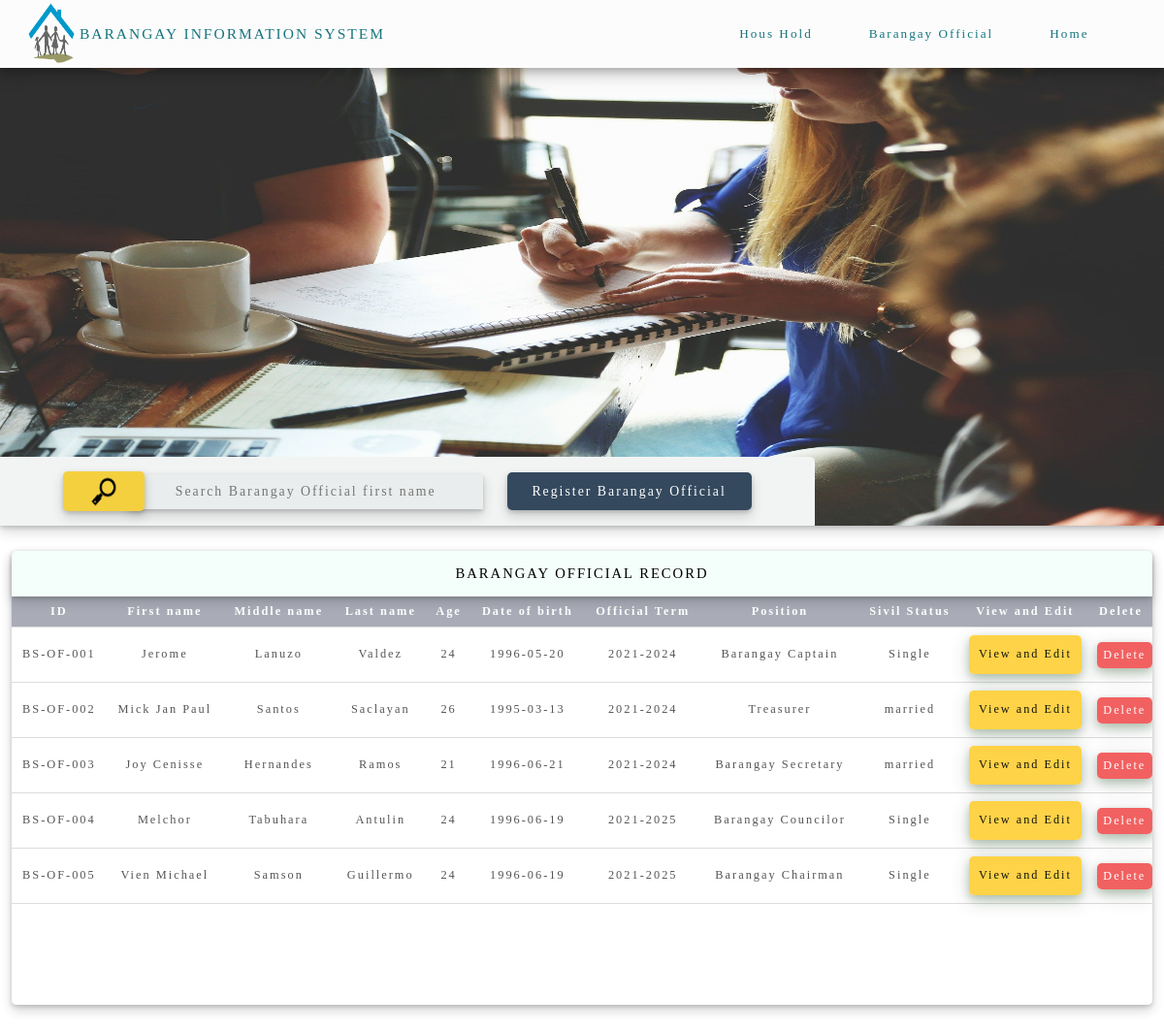
Screenshot of /HTML_FOLDER/BarangayOfficial.php (signed in) with the database file from the repository.
### tables this page shows
CREATE TABLE `barangay_official` (
  `Official_Id` varchar(20) NOT NULL,
  `Official_Fname` varchar(50) NOT NULL,
  `Official_Mname` varchar(50) NOT NULL,
  `Official_Lname` varchar(50) NOT NULL,
  `Official_Age` int(3) NOT NULL,
  `Official_DateBirth` varchar(50) NOT NULL,
  `Official_Term` varchar(50) NOT NULL,
  `Official_Position` varchar(50) NOT NULL,
  `Official_Status` varchar(20) NOT NULL,
  `Official_Profile` varchar(50) NOT NULL
);

### HTML_FOLDER/BarangayOfficial.php (the view, shortened to what this page needs)
<?php
	include('../PHP_FOLDER/DBconnection.php');
 ?>
<!DOCTYPE html>
<html>
<head>
	<link rel="stylesheet" type="text/css" href="../CSS_FOLDER/Style2.css">
</head>
<body>
	<div class="main">
		<div class="header">
			<div class="logo">
				<img src="../Images/BRGlogo.png">
				<labe class="logo_text">BARANGAY INFORMATION SYSTEM</label>
			</div>
			<div class="LabelLogo1"></div>
			<div class="LabelLogo2">
				<div class="child_labelLogo">
					<label class="Button"  id="House_HoldPage">Hous Hold</label>
				</div>
				<div class="child_labelLogo">
					<label class="Button" id="BarangayOfficialPage">Barangay Official</label>
				</div>
				<div class="child_labelLogo">
					<label class="Button_home" id="HomePage">Home</label>
				</div>
			</div>
	</div>
	<div class="content_new_BRG_Official">
		<div class="content_box_Official"></div>
		<div class="content_box_Official">
			<div class="box_official-child">
				<button class="btn_Official_search"><img src="../images/searchIcon.png" class="icon_Official_search" onclick="Search_Official();"></button>
				<input type="text" name="Search_Official"
				class="txt_Official_search" placeholder="Search Barangay Official first name"
				 id="search_official">
				<button class="Register_Official_btn"><a href="#open_registration" class="label_modal">Register Barangay Official</a></button>
			</div>
			<div class="box_official-child"></div>
		</div>
		<div class="content_official_allRecord">
			<div class="contaner_official">
				<div class="header_child_Official">
					<label class="recordOFF">BARANGAY OFFICIAL RECORD</label>
				</div>
				<div class="content_child_Official" id="responseRecord_text">
					<?php
						$house_Hold = "SELECT * FROM barangay_official";
						$dataprepare = $pdo->prepare($house_Hold);
						$dataprepare->execute();
						$newData_image = $dataprepare->fetchAll(PDO::FETCH_ASSOC);
						$output1 = '
										<table>
											<tr>
													<th class="header_table">ID</th>
													<th class="header_table">First name</th>
													<th class="header_table">Middle name</th>
													<th class="header_table">Last name</th>
													<th class="header_table">Age</th>
													<th class="header_table">Date of birth</th>
													<th class="header_table">Official Term</th>
													<th class="header_table">Position</th>
													<th class="header_table">Sivil Status</th>
													<th class="header_table">View and Edit</th>
													<th class="header_table">Delete</th>
											</tr>
								';
								foreach ($newData_image as $row) {
									$output1 .= '
											<tr>
												<td class="data_table">'. $row["Official_Id"] .'</td>
												<td class="data_table">'. $row["Official_Fname"] .'</td>
												<td class="data_table">'. $row["Official_Mname"] .'</td>
												<td class="data_table">'. $row["Official_Lname"] .'</td>
												<td class="data_table">'. $row["Official_Age"] .'</td>
												<td class="data_table">'. $row["Official_DateBirth"] .'</td>
												<td class="data_table">'. $row["Official_Term"] .'</td>
												<td class="data_table">'. $row["Official_Position"] .'</td>
												<td class="data_table">'. $row["Official_Status"] .'</td>
												<td class="d_title">
														<button id='.$row["Official_Id"].' name='.$row["Official_Id"].' onclick="get_dataOffi(this.id);" class="btn_edit">View and Edit</button>
													</td>
													<td class="d_title">
														<a href="../PHP_FOLDER/Delete.php?
														DeleteOfficial='.$row["Official_Id"].'" class="Delete_btn">Delete</a>
													</td>
											</tr>
									';
								}
								$output1 .= '</table>';
								echo $output1;
					 ?>
				</div>
			</div>
		</div>
	</div>
</body>
</html>

### CSS_FOLDER/Style2.css (style rules this page uses)
body { background: rgb(243, 243, 243); padding: 0; margin: 0; background-position: center; box-sizing: border-box; font-family: "Palatino Linotype"; }
.main { width: 100%; height: 100%; }
.header { align-items: center; background: rgb(243, 243, 243); box-shadow: 0 4px 8px 0 rgba(0, 0, 0, 0.2), 0 6px 20px 0 rgba(0, 0, 0, 0.19); width: 100%; height: 70px; position: relative; }
img { margin: auto; width: 4vw; height: 8vh; }
.logo { background: #FCFCFC; background-size: cover; width: 40%; height: 100%; float: left; display: flex; }
.LabelLogo1 { background: #FCFCFC; width: 20%; height: 100%; float: left; }
.LabelLogo2 { background: #FCFCFC; width: 40%; height: 100%; float: right; }
.logo_text { margin: auto; letter-spacing: 2px; font-size: 1.29vw; color: #17757e; position: relative; right: 11.20%; }
.child_labelLogo:nth-child(1) { background: #FCFCFC; width: 33.33%; height: 100%; float: left; position: relative; display: flex; flex-direction: end; align-items: center; }
.child_labelLogo:nth-child(2) { background: #FCFCFC; width: 33.33%; display: flex; height: 100%; align-items: center; float: left; }
.Button { margin: auto; font-size: 1.10vw; letter-spacing: 2px; color: #17757e; transition: 100ms linear; cursor: pointer; }
.child_labelLogo:nth-child(3) { position: relative; background: #FCFCFC; width: 33.33%; display: flex; height: 100%; align-items: center; float: right; }
.Button_home { margin: auto; font-size: 1.10vw; letter-spacing: 2px; position: relative; right: 11%; color: #17757e; transition: 100ms linear; }
.content_new_BRG_Official { background: url('../Images/BGROfficialBG.jpg'); width: 100%; height: 59vh; background-repeat: no-repeat; background-position: center; box-shadow: 0 2px 4px 0 rgba(42, 43, 44, 0.2), 0 6px 12px 0 rgba(42, 43, 44, 0.19); background-size: 100% 100%; }
.content_box_Official:nth-child(1) { width: 100%; height: 85%; }
.content_box_Official:nth-child(2) { width: 100%; height: 15%; display: flex; justify-content: space-around; }
.box_official-child:nth-child(1) { background: #F2F4F4; height: 100%; width: 70%; display: flex; align-items: center; justify-content: center; border-top-right-radius: 5px; }
.box_official-child:nth-child(2) { height: 100%; width: 30%; }
.btn_Official_search { background: #F4D03F; width: 10%; border-radius: 5px; height: 57%; border: none; display: flex; box-shadow: 0 2px 4px 0 rgba(42, 43, 44, 0.2), 0 6px 12px 0 rgba(42, 43, 44, 0.19); outline: none; position: relative; z-index: 1; cursor: pointer; transition: 100ms linear; }
.icon_Official_search { width: 50%; height: 98%; transform: rotateY(203deg); border: none; margin: auto; }
.txt_Official_search { background: #EAEDED; width: 43%; height: 48%; right: 2%; outline: none; position: relative; border: none; font-family: "Palatino Linotype"; font-size: 1.15vw; letter-spacing: 2px; text-align: center; box-shadow: 0 2px 4px 0 rgba(42, 43, 44, 0.2), 0 6px 12px 0 rgba(42, 43, 44, 0.19); top: 1%; z-index: 0; }
.Register_Official_btn { background: #34495E; color: #fff; box-shadow: 0 2px 4px 0 rgba(42, 43, 44, 0.2), 0 6px 12px 0 rgba(42, 43, 44, 0.19); width: 30%; height: 55%; border-radius: 5px; border: none; font-family: "Palatino Linotype"; font-size: 1.15vw; letter-spacing: 2px; cursor: pointer; outline: none; }
.label_modal { text-decoration: none; color: #fff; }
.content_official_allRecord { background: #fff; width: 100%; height: 520px; position: relative; z-index: -1; display: flex; }
.contaner_official { background: #fff; box-shadow: 0 2px 4px 0 rgba(42, 43, 44, 0.2), 0 6px 12px 0 rgba(42, 43, 44, 0.19); width: 98%; height: 90%; border-radius: 5px; margin: auto; }
.header_child_Official { background: #71e9c814; width: 100%; box-shadow: 0 2px 4px 0 rgba(42, 43, 44, 0.2), 0 6px 12px 0 rgba(42, 43, 44, 0.19); border-top-left-radius: 5px; border-top-right-radius: 5px; height: 10%; position: relative; z-index: 1; display: flex; }
.content_child_Official { background: #fff; width: 100%; border-bottom-left-radius: 5px; border-bottom-right-radius: 5px; height: 90%; overflow: scroll; }

### rows the page displays
barangay_official: Official_Id "BS-OF-001", Official_Fname "Jerome", Official_Mname "Lanuzo", Official_Lname "Valdez", Official_Age "24", Official_DateBirth "1996-05-20", Official_Term "2021-2024", Official_Position "Barangay Captain", Official_Status "Single"
barangay_official: Official_Id "BS-OF-002", Official_Fname "Mick Jan Paul", Official_Mname "Santos", Official_Lname "Saclayan", Official_Age "26", Official_DateBirth "1995-03-13", Official_Term "2021-2024", Official_Position "Treasurer", Official_Status "married"
barangay_official: Official_Id "BS-OF-003", Official_Fname "Joy Cenisse", Official_Mname "Hernandes", Official_Lname "Ramos", Official_Age "21", Official_DateBirth "1996-06-21", Official_Term "2021-2024", Official_Position "Barangay Secretary", Official_Status "married"
barangay_official: Official_Id "BS-OF-004", Official_Fname "Melchor", Official_Mname "Tabuhara", Official_Lname "Antulin", Official_Age "24", Official_DateBirth "1996-06-19", Official_Term "2021-2025", Official_Position "Barangay Councilor", Official_Status "Single"
barangay_official: Official_Id "BS-OF-005", Official_Fname "Vien Michael", Official_Mname "Samson", Official_Lname "Guillermo", Official_Age "24", Official_DateBirth "1996-06-19", Official_Term "2021-2025", Official_Position "Barangay Chairman", Official_Status "Single"
